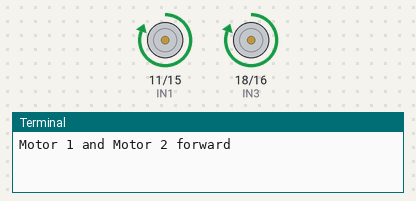
Bench run of a program on a simulated Raspberry Pi (BCM pin numbers). Parts: motor-driver pin pairs drawn as motors (green arrow = first pin HIGH = forward, orange = second pin HIGH = backward, longer = more drive), the last lines printed to the terminal. At 4.0 s the program stops and its outputs stay as they are.

Above: at 0.1 s.
At 2.1 s:
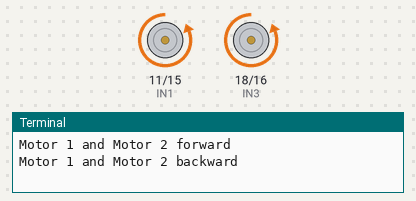
At 4.1 s:
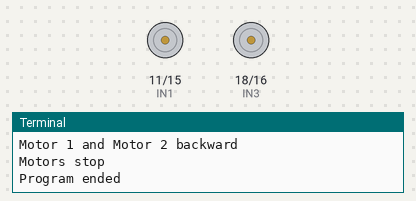
Timing chart, 0 to 5.5 s (numbered marks = the images above):
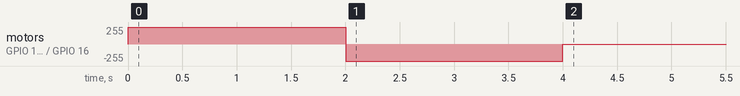

Measured:
- by itself, motor on GPIO 11 (IN1) / GPIO 15 (IN2), motor on GPIO 18 (IN3) / GPIO 16 (IN4): stopped → forward 255/255 at 0.00 s, → backward 255/255 2.0 s later, → stopped 2.0 s later

The program:

2_motors.py
```python
import time
import RPi.GPIO as GPIO

# Pin configuration for L298N
IN1 = 11  # Motor 1 IN1
IN2 = 15  # Motor 1 IN2
IN3 = 18  # Motor 2 IN3
IN4 = 16  # Motor 2 IN4

# GPIO setup
GPIO.setmode(GPIO.BCM)
GPIO.setup(IN1, GPIO.OUT)
GPIO.setup(IN2, GPIO.OUT)
GPIO.setup(IN3, GPIO.OUT)
GPIO.setup(IN4, GPIO.OUT)

def motor1_forward():
    GPIO.output(IN1, GPIO.HIGH)
    GPIO.output(IN2, GPIO.LOW)

def motor1_backward():
    GPIO.output(IN1, GPIO.LOW)
    GPIO.output(IN2, GPIO.HIGH)

def motor2_forward():
    GPIO.output(IN3, GPIO.HIGH)
    GPIO.output(IN4, GPIO.LOW)

def motor2_backward():
    GPIO.output(IN3, GPIO.LOW)
    GPIO.output(IN4, GPIO.HIGH)

def motors_stop():
    GPIO.output(IN1, GPIO.LOW)
    GPIO.output(IN2, GPIO.LOW)
    GPIO.output(IN3, GPIO.LOW)
    GPIO.output(IN4, GPIO.LOW)

try:
    # Example usage
    print("Motor 1 and Motor 2 forward")
    motor1_forward()
    motor2_forward()
    time.sleep(2)

    print("Motor 1 and Motor 2 backward")
    motor1_backward()
    motor2_backward()
    time.sleep(2)

    print("Motors stop")
    motors_stop()

finally:
    GPIO.cleanup()  # Cleanup GPIO settings
    print("Program ended")
```
